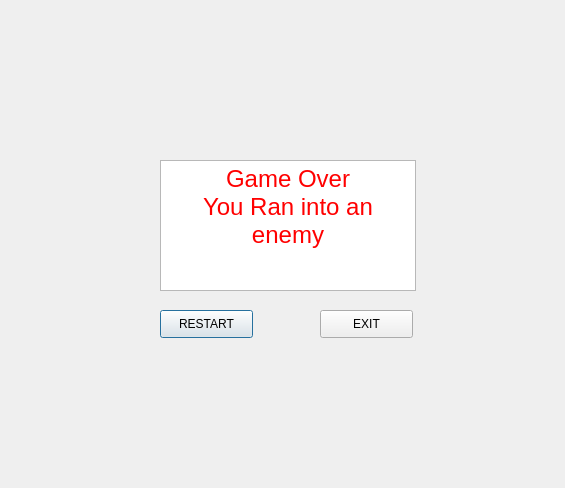
<?xml version="1.0" encoding="UTF-8"?>
<ui version="4.0">
 <class>GameOverWindow</class>
 <widget class="QDialog" name="GameOverWindow">
  <property name="geometry">
   <rect>
    <x>0</x>
    <y>0</y>
    <width>565</width>
    <height>488</height>
   </rect>
  </property>
  <property name="windowTitle">
   <string>Dialog</string>
  </property>
  <widget class="QTextBrowser" name="textBrowser">
   <property name="geometry">
    <rect>
     <x>160</x>
     <y>160</y>
     <width>256</width>
     <height>131</height>
    </rect>
   </property>
   <property name="html">
    <string>&lt;!DOCTYPE HTML PUBLIC &quot;-//W3C//DTD HTML 4.0//EN&quot; &quot;http://www.w3.org/TR/REC-html40/strict.dtd&quot;&gt;
&lt;html&gt;&lt;head&gt;&lt;meta name=&quot;qrichtext&quot; content=&quot;1&quot; /&gt;&lt;style type=&quot;text/css&quot;&gt;
p, li { white-space: pre-wrap; }
&lt;/style&gt;&lt;/head&gt;&lt;body style=&quot; font-family:'MS Shell Dlg 2'; font-size:7.8pt; font-weight:400; font-style:normal;&quot;&gt;
&lt;p align=&quot;center&quot; style=&quot; margin-top:0px; margin-bottom:0px; margin-left:0px; margin-right:0px; -qt-block-indent:0; text-indent:0px;&quot;&gt;&lt;span style=&quot; font-size:18pt; color:#ff0000;&quot;&gt;Game Over&lt;/span&gt;&lt;/p&gt;
&lt;p align=&quot;center&quot; style=&quot; margin-top:0px; margin-bottom:0px; margin-left:0px; margin-right:0px; -qt-block-indent:0; text-indent:0px;&quot;&gt;&lt;span style=&quot; font-size:18pt; color:#ff0000;&quot;&gt;You Ran into an enemy&lt;/span&gt;&lt;/p&gt;&lt;/body&gt;&lt;/html&gt;</string>
   </property>
  </widget>
  <widget class="QPushButton" name="pushButton">
   <property name="geometry">
    <rect>
     <x>160</x>
     <y>310</y>
     <width>93</width>
     <height>28</height>
    </rect>
   </property>
   <property name="text">
    <string>RESTART</string>
   </property>
  </widget>
  <widget class="QPushButton" name="pushButton_2">
   <property name="geometry">
    <rect>
     <x>320</x>
     <y>310</y>
     <width>93</width>
     <height>28</height>
    </rect>
   </property>
   <property name="text">
    <string>EXIT</string>
   </property>
  </widget>
 </widget>
 <resources/>
 <connections/>
</ui>
